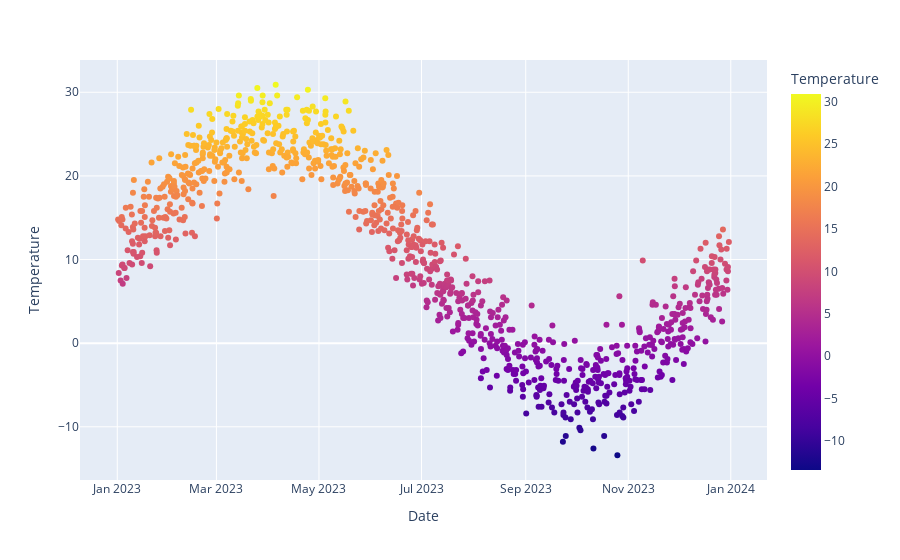

Notebook source saved alongside this figure:
### Markdown cell above
# Etape 6 - Graphiques interactifs avec Plotly

### Code cell
import plotly.express as px
px.scatter(data_frame=df, x='Date', y='Temperature', color='Temperature')

### Figure 1 — Plotly figure (JSON) as saved in the notebook; plotly's stock layout.template omitted (floating-point values rounded to 4 significant figures; data arrays with more than 128 entries replaced by an {"elided": "..."} marker saying what was removed)
{"data": [{"hovertemplate": "Date=%{x}<br>Temperature=%{marker.color}<extra></extra>", "legendgroup": "", "marker": {"color": {"elided": "1000 float values"}, "coloraxis": "coloraxis", "symbol": "circle"}, "mode": "markers", "name": "", "orientation": "v", "showlegend": false, "type": "scatter", "x": {"elided": "1000 str values"}, "xaxis": "x", "y": {"elided": "1000 float values"}, "yaxis": "y"}], "layout": {"coloraxis": {"colorbar": {"title": {"text": "Temperature"}}, "colorscale": [[0, "#0d0887"], [0.1111, "#46039f"], [0.2222, "#7201a8"], [0.3333, "#9c179e"], [0.4444, "#bd3786"], [0.5556, "#d8576b"], [0.6667, "#ed7953"], [0.7778, "#fb9f3a"], [0.8889, "#fdca26"], [1, "#f0f921"]]}, "legend": {"tracegroupgap": 0}, "margin": {"t": 60}, "xaxis": {"anchor": "y", "domain": [0, 1], "title": {"text": "Date"}}, "yaxis": {"anchor": "x", "domain": [0, 1], "title": {"text": "Temperature"}}}}
